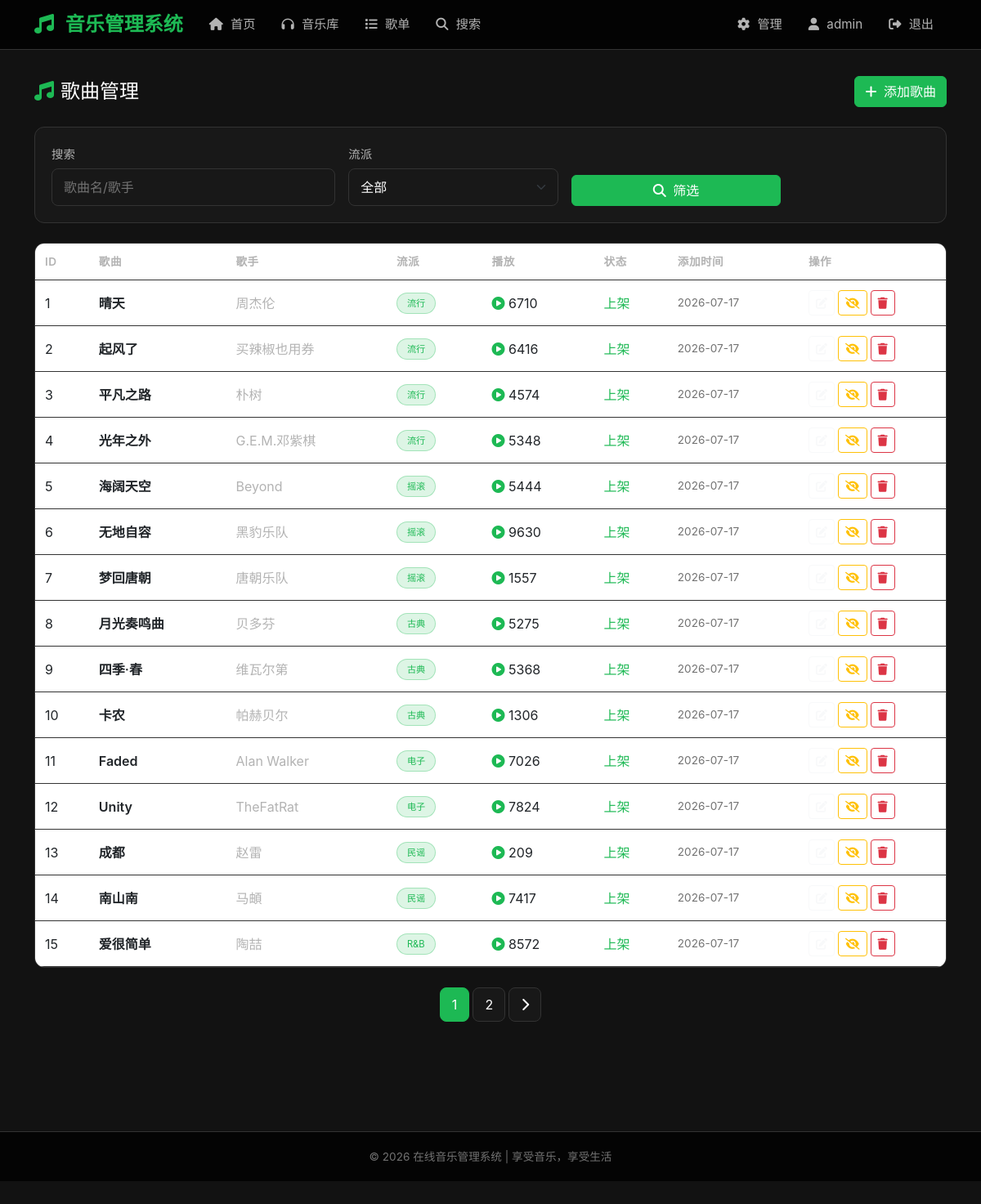
The app's page /admin/songs (signed in), older data.
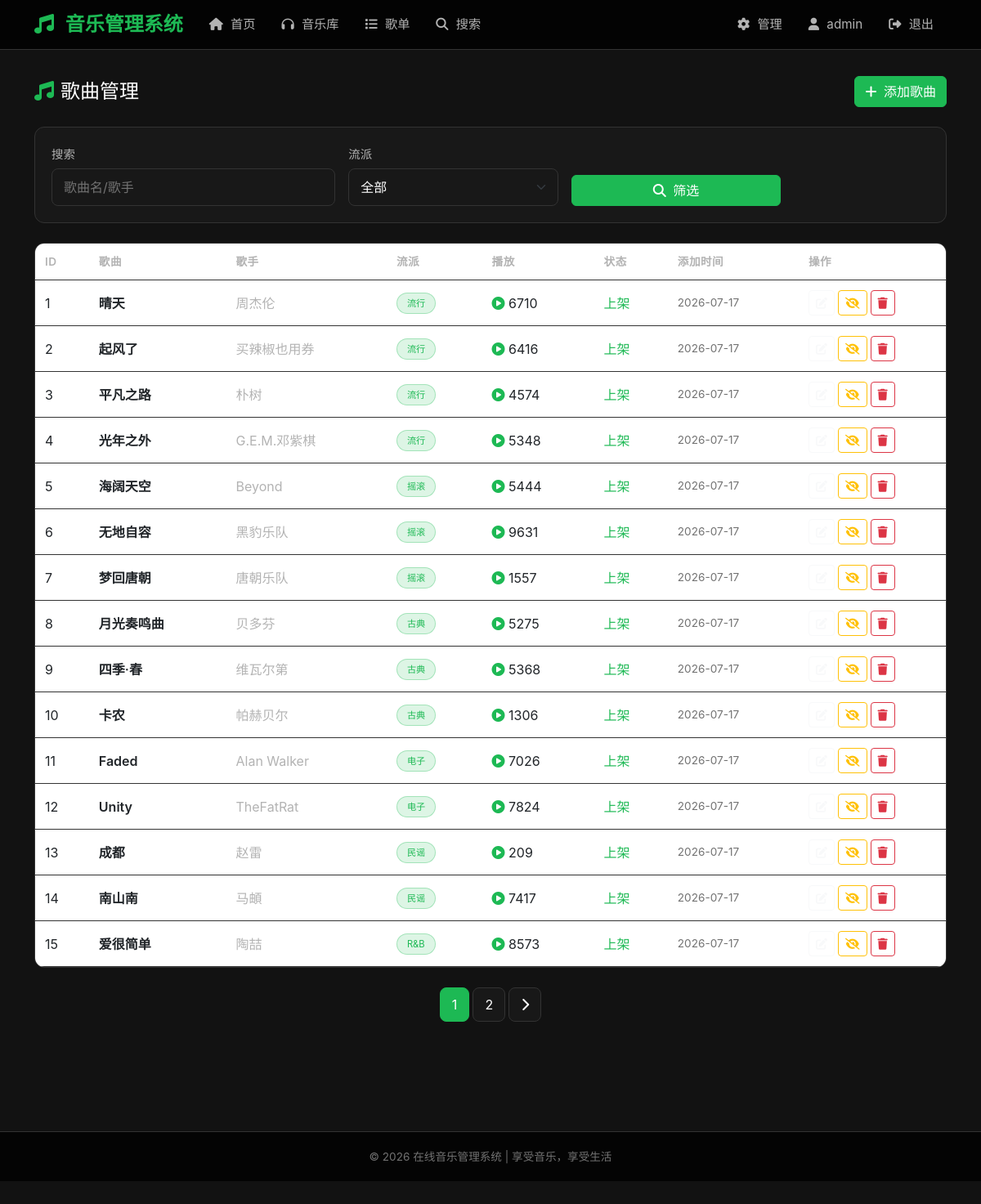
The same page, newer data.
### app.py (models this page shows, shortened)
class Song(db.Model):
    __tablename__ = 'songs'
    id = db.Column(db.Integer, primary_key=True)
    title = db.Column(db.String(100), nullable=False)
    artist = db.Column(db.String(100), default='未知艺术家')
    album = db.Column(db.String(100), default='未知专辑')
    genre = db.Column(db.String(50), default='流行')  # 流派：流行、摇滚、古典、电子、民谣、R&B、爵士、嘻哈
    duration = db.Column(db.Integer, default=0)  # 时长（秒）
    file_path = db.Column(db.String(200), nullable=False)  # 音乐文件路径
    cover_image = db.Column(db.String(200), default='default_cover.jpg')
    lyrics = db.Column(db.Text, default='')  # 歌词
    play_count = db.Column(db.Integer, default=0)
    is_active = db.Column(db.Boolean, default=True)
    created_at = db.Column(db.DateTime, default=db.func.now())
    reviews = db.relationship('Review', backref='song', lazy=True)
    favorites = db.relationship('Favorite', backref='song', lazy=True)
    playlist_songs = db.relationship('PlaylistSong', backref='song', lazy=True)
    play_history = db.relationship('PlayHistory', backref='song', lazy=True)

### app.py (the view)
@app.route('/admin/songs')
@admin_required
def admin_songs():
    page = request.args.get('page', 1, type=int)
    per_page = 15
    search = request.args.get('search', '')
    genre_filter = request.args.get('genre', '')
    query = Song.query
    if search:
        query = query.filter(
            (Song.title.contains(search)) |
            (Song.artist.contains(search))
        )
    if genre_filter:
        query = query.filter_by(genre=genre_filter)
    songs = query.order_by(Song.created_at.desc()).paginate(
        page=page, per_page=per_page, error_out=False
    )
    genres = ['流行', '摇滚', '古典', '电子', '民谣', 'R&B', '爵士', '嘻哈']
    return render_template('admin/songs.html', songs=songs, search=search, genre_filter=genre_filter, genres=genres)

### app.py (called while the page is built)
def admin_required(f):
    @wraps(f)
    def decorated_function(*args, **kwargs):
        if 'user_id' not in session:
            flash('请先登录', 'warning')
            return redirect(url_for('login'))
        if session.get('role') != 'admin':
            flash('需要管理员权限', 'danger')
            return redirect(url_for('index'))
        return f(*args, **kwargs)
    return decorated_function

### templates/admin/songs.html (shortened to what the changed rows need)
{% extends "base.html" %}
{% block content %}
<div class="card">
    <div class="card-body p-0">
        {% if songs.items %}
        <div class="table-responsive">
            <table class="table table-hover mb-0">
                <thead>
                    <tr>
                        <th>ID</th>
                        <th>歌曲</th>
                        <th>歌手</th>
                        <th>流派</th>
                        <th>播放</th>
                        <th>状态</th>
                        <th>添加时间</th>
                        <th style="width: 180px;">操作</th>
                    </tr>
                </thead>
                <tbody>
                    {% for song in songs.items %}
                    <tr>
                        <td>{{ song.id }}</td>
                        <td style="font-weight: 600;">{{ song.title }}</td>
                        <td style="color: var(--text-secondary);">{{ song.artist }}</td>
                        <td><span class="genre-badge" style="font-size: 0.7rem;">{{ song.genre }}</span></td>
                        <td><i class="fas fa-play-circle" style="color: var(--primary-color);"></i> {{ song.play_count }}</td>
                        <td>
                            {% if song.is_active %}
                            <span style="color: var(--primary-color);">上架</span>
                            {% else %}
                            <span style="color: var(--text-muted);">下架</span>
                            {% endif %}
                        </td>
                        <td style="font-size: 0.85rem; color: var(--text-muted);">{{ song.created_at.strftime('%Y-%m-%d') if song.created_at else '' }}</td>
                        <td>
                            <div class="d-flex gap-1">
                                <a href="{{ url_for('admin_song_edit', song_id=song.id) }}" class="btn btn-sm btn-outline-light">
                                    <i class="fas fa-edit"></i>
                                </a>
                                <form method="POST" action="{{ url_for('admin_song_toggle', song_id=song.id) }}" style="display:inline;">
                                    <button type="submit" class="btn btn-sm btn-outline-warning">
                                        <i class="fas {% if song.is_active %}fa-eye-slash{% else %}fa-eye{% endif %}"></i>
                                    </button>
                                </form>
                                <form method="POST" action="{{ url_for('admin_song_delete', song_id=song.id) }}" style="display:inline;">
                                    <button type="submit" class="btn btn-sm btn-outline-danger" onclick="return confirm('确定删除此歌曲？此操作不可恢复！')">
                                        <i class="fas fa-trash"></i>
                                    </button>
                                </form>
                            </div>
                        </td>
                    </tr>
                    {% endfor %}
                </tbody>
            </table>
        </div>
        {% else %}
        <div class="text-center py-4">
            <p style="color: var(--text-secondary);">暂无歌曲</p>
        </div>
        {% endif %}
    </div>
</div>
{% endblock %}

Row changes from the older to the newer data that the page shows:
changed Song "无地自容": play_count "9630" → "9631"
changed Song "爱很简单": play_count "8572" → "8573"
